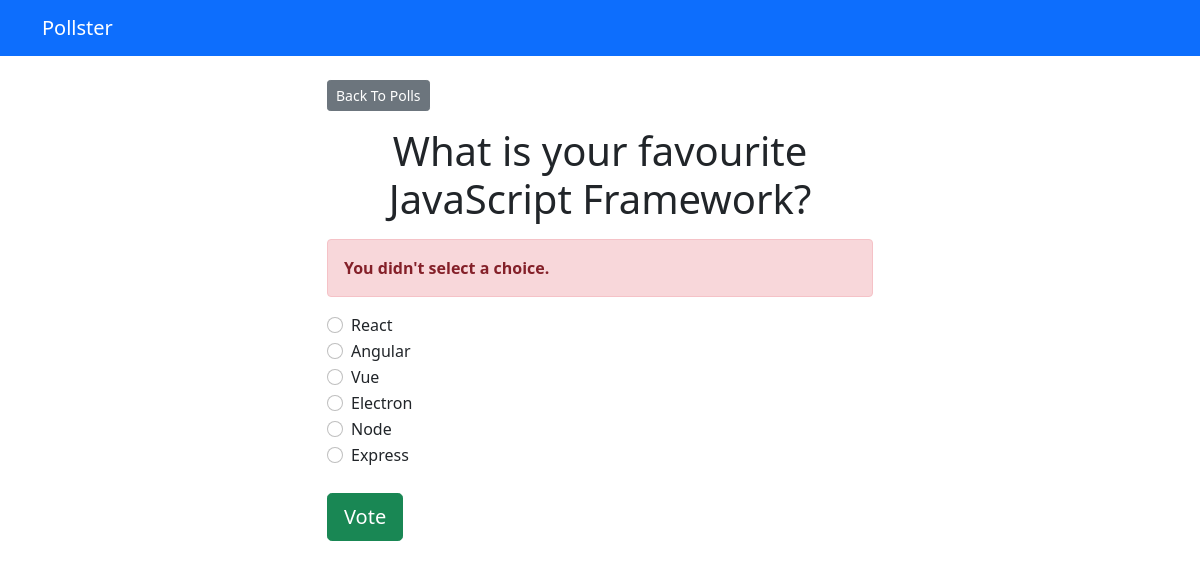
/polls/2/vote/, run on the app's committed database.
### polls/models.py (models this page shows, shortened)
class Questions(models.Model):
    questions_text = models.CharField(max_length=200)
    pub_date = models.DateTimeField('Date Published')

class Choice(models.Model):
    choice_text = models.CharField(max_length=200)
    question = models.ForeignKey(Questions, on_delete=models.CASCADE)
    votes = models.IntegerField(default=0)

### polls/views.py (the view)
# urls.py: path('<int:question_id>/vote/', views.vote, name='vote')
def vote(request, question_id):
    question = get_object_or_404(Questions, pk=question_id)
    try:
        selected_choice = question.choice_set.get(pk=request.POST['choice'])
    except (KeyError, Choice.DoesNotExist):
        return render(request, 'polls/detail.html', {
            'question': question,
            'error_message': "You didn't select a choice.",
        })
    else:
        selected_choice.votes += 1
        selected_choice.save()
        return HttpResponseRedirect(reverse('polls:results', args=(question.id,)))

### templates/polls/detail.html (shortened to what this page needs)
{% extends 'base.html' %}
{% block content %}
<a class="btn btn-secondary btn-sm mb-3" href="{% url 'polls:index' %}">Back To Polls</a>
<h1 class="text-center mb-3">{{ question.questions_text }}</h1>
{% if error_message %}
<p class="alert alert-danger">
    <strong>{{ error_message }}</strong>
</p>
{% endif %}
<form action="{% url 'polls:vote' question.id %}" method="post">
    {% for choice in question.choice_set.all %}
    <div class="form-check">
        <input type="radio" name="choice" class="form-check-input" id="choice{{ forloop.counter }}"
            value="{{ choice.id }}" />
        <label for="choice{{ forloop.counter }}">{{ choice.choice_text }}</label>
    </div>
    {% endfor %}
    <input type="submit" value="Vote" class="btn btn-success btn-lg btn-block mt-4" />
</form>
{% endblock %}

### data on the page
Questions: questions_text "What is your favourite JavaScript Framework?"
Choice: choice_text "React"
Choice: choice_text "Angular"
Choice: choice_text "Vue"
Choice: choice_text "Electron"
Choice: choice_text "Node"
Choice: choice_text "Express"

### other printed values
{{ error_message }} "You didn't select a choice."
